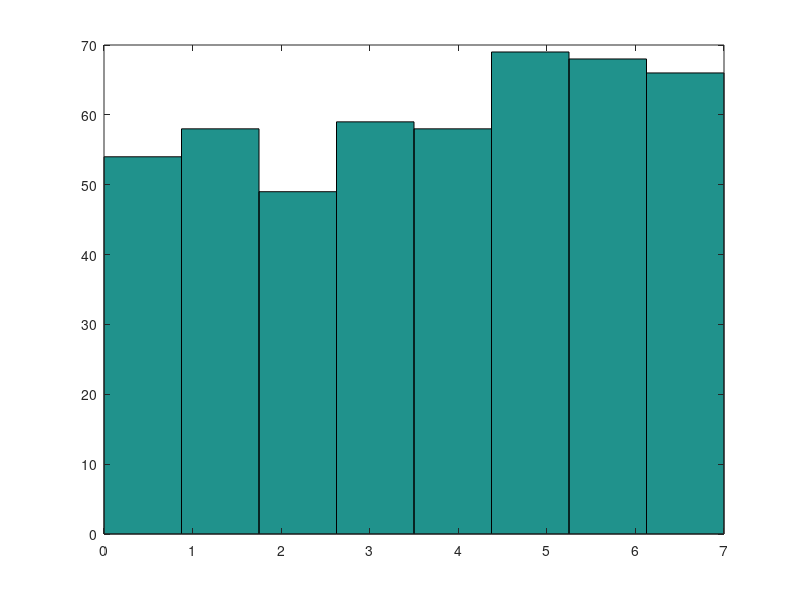

This figure's MATLAB source:
array=[1,4,3,7,0,6,0,1,0,3,5,5,7,6,6,4,4,1,0,2,7,0,6,3,4,7,3,2,1,0,1,2,0,6,3,1,6,2,5,0,0,6,3,6,6,4,0,7,5,3,5,3,6,7,2,0,5,4,6,4,3,3,7,6,3,3,5,2,1,4,4,3,2,3,6,1,3,6,6,0,7,1,5,0,2,5,4,2,1,2,5,5,2,1,7,3,3,7,3,7,5,0,5,7,5,6,3,2,3,7,1,6,0,1,1,0,6,5,3,1,2,7,6,0,7,7,5,4,6,3,0,1,5,5,6,7,7,6,1,7,3,4,3,2,7,6,1,3,7,3,4,5,2,4,1,2,7,7,7,4,1,2,6,7,3,2,6,5,0,5,4,1,3,5,0,5,1,5,7,5,4,2,3,4,1,6,5,5,2,1,3,1,0,2,5,3,0,7,4,1,6,4,5,4,3,6,1,3,1,5,4,0,3,5,2,0,6,5,6,5,4,3,2,6,1,6,5,4,7,6,7,5,0,6,2,1,6,0,4,4,6,0,3,0,7,3,6,1,5,6,7,3,2,2,2,6,5,3,1,4,6,5,7,1,2,1,5,3,6,5,6,2,3,7,4,5,3,6,6,3,4,6,4,0,7,6,1,3,7,6,6,6,2,1,3,5,5,6,5,5,4,0,6,6,3,2,2,5,0,6,1,4,4,1,1,1,7,6,2,0,3,7,4,7,2,3,4,5,7,1,7,2,6,1,0,0,5,0,7,2,7,0,4,6,1,5,5,1,1,7,6,0,6,5,1,2,3,5,0,5,5,5,3,7,4,3,7,4,5,0,4,1,4,2,2,7,0,4,4,5,2,6,5,0,0,5,0,0,0,4,3,7,1,7,1,6,7,7,5,4,1,3,0,5,7,6,7,4,1,5,4,2,0,7,4,2,3,7,4,5,6,1,4,2,0,4,4,1,7,7,0,7,2,7,4,1,7,0,3,4,1,3,6,1,0,7,7,0,2,3,3,0,2,5,7,5,6,0,4,6,5,2,2,4,7,6,7,7,1,4,1,4,6,7,4,3,2,5,5,5,6];
hist(array, 8);

